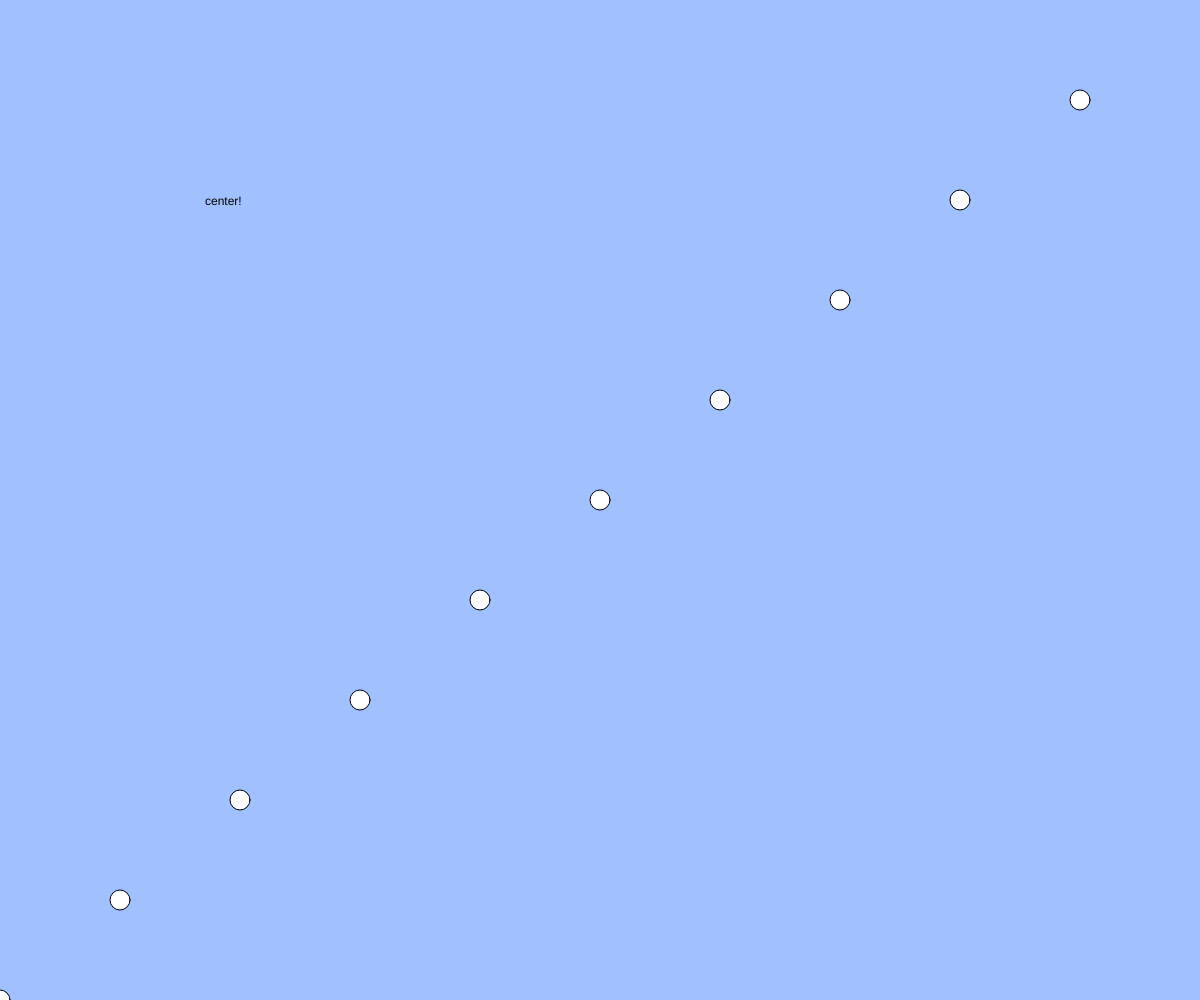
Frame 1 (no input)
Frame 60 (no input): identical to frame 1, image omitted
Frame 120 (the mouse pressed at the canvas centre since frame 60): identical to frame 1, image omitted

The p5.js sketch that drew this single still picture (run headless with seeded random() and noise() and a simulated clock; from frame 60 on, the mouse is pressed at the canvas centre):

// p5.js sketch
// ── sketch.js
// テキスト「リサイズするプログラムを作る」
function setup(){
  createCanvas(windowWidth, windowHeight);
}

function windowResized(){
  resizeCanvas(windowWidth, windowHeight);
}

function draw(){
  background(160, 192, 255);
  for(let i = 0; i < 10; i++){
    ellipse(width * i / 10, height * (10 - i) / 10, 20);
  }
  text("center!", 205, 205);
  // text("center!", width * 0.5, height * 0.5);
}
